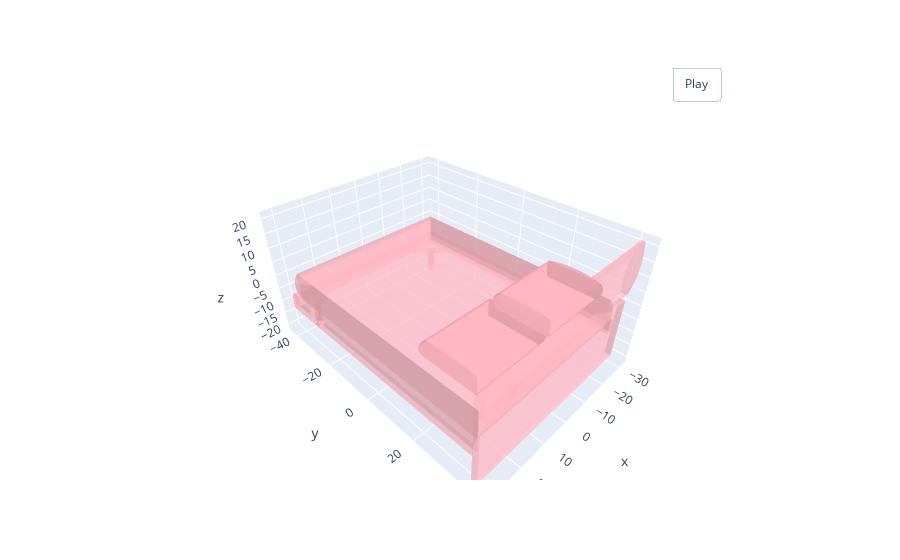

Notebook cell for this chart:
### Code cell
visualize_rotate([go.Mesh3d(x=x, y=y, z=z, color='lightpink', opacity=0.50, i=i,j=j,k=k)]).show()

### Figure 1 — Plotly figure (JSON) as saved in the notebook; plotly's stock layout.template omitted (floating-point values rounded to 4 significant figures; data arrays with more than 128 entries replaced by an {"elided": "..."} marker saying what was removed)
{"data": [{"color": "lightpink", "i": {"elided": "1807 int values"}, "j": {"elided": "1807 int values"}, "k": {"elided": "1807 int values"}, "opacity": 0.5, "type": "mesh3d", "x": {"elided": "2095 float values"}, "y": {"elided": "2095 float values"}, "z": {"elided": "2095 float values"}}], "layout": {"updatemenus": [{"buttons": [{"args": [null, {"frame": {"duration": 50, "redraw": true}, "fromcurrent": true, "mode": "immediate", "transition": {"duration": 0}}], "label": "Play", "method": "animate"}], "pad": {"r": 10, "t": 45}, "showactive": false, "type": "buttons", "x": 0.8, "xanchor": "left", "y": 1, "yanchor": "bottom"}]}}
